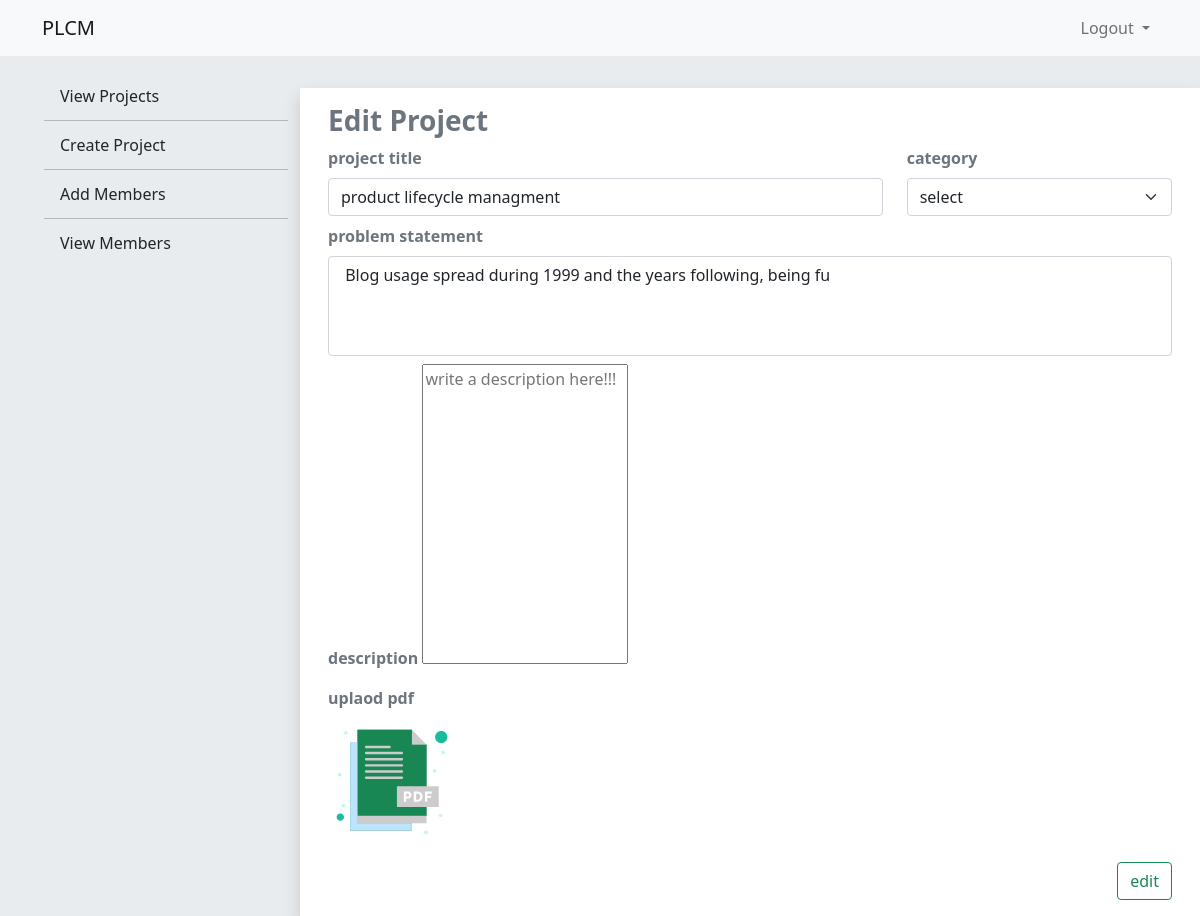
Page /admin/edit_detail.php?id=61 (signed in) on the committed database.
### tables this page shows
CREATE TABLE `projects` (
  `p_id` int(11) NOT NULL,
  `p_title` text NOT NULL,
  `p_category` text NOT NULL,
  `p_problem` text NOT NULL,
  `p_description` text NOT NULL,
  `file_path` text NOT NULL,
  `a_id` int(11) NOT NULL
);

### admin/edit_detail.php (the view, shortened to what this page needs)
<?php
include_once("connection/connection.php");
if(isset($_GET['id'])){
    $id=$_GET['id'];
    $query="select * from projects where p_id=".$id;
    $result=mysqli_query($conn,$query);
    $row=mysqli_fetch_assoc($result);
}
?>
<!doctype html>
<html lang="en">
  <head>
    <link href="https://cdn.jsdelivr.net/npm/bootstrap@5.1.3/dist/css/bootstrap.min.css" rel="stylesheet">
    <link rel='stylesheet' href='css/style.css'>
  </head>
  <body>
  <div class='container-fluid p-0 responsive'>
  <nav class="navbar navbar-expand-md navbar-light bg-light">
  <div class="container">
    <a class="navbar-brand" href="index.php">PLCM</a>
    <div class="collapse navbar-collapse" id="navbarSupportedContent">
      <ul class='navbar-nav'>
      <li class="nav-item dropdown">
          <a class="nav-link dropdown-toggle" href="#" id="navbarDropdown" role="button" data-bs-toggle="dropdown" aria-expanded="false">
            Logout
          </a>
        </li>
</ul>
    </div>
  </div>
</nav>
<section class='content bg'>
  <div class='row m-0 pt-md-4'>
  <div class='col-md-3 d-none d-md-block align-self-start'>
  <ul class='menu '>
  <li><a class="dropdown-item " href="index.php">View Projects</a></li>
            <li><hr class="dropdown-divider"></li>
            <li><a class="dropdown-item" href="create_project.php">Create Project</a></li>
            <li><hr class="dropdown-divider"></li>
            <li><a class="dropdown-item" href="add_member.php">Add Members</a></li>
            <li><hr class="dropdown-divider"></li>
            <li><a class="dropdown-item" href="view_member.php">View Members</a></li>
</ul>
</div>
<div class='col-md-9 align-self-start'>
    <form class='form mt-2 ' action='' method='post' enctype='multipart/form-data'  >
    <div class='row shadow bg-body p-3 '>
        <div class='col-12 text-muted h3 fw-bold'>
                Edit Project
          </div>
          <div class='col-md-8'>
              <label class='form-label text-muted fw-bold'>project title</label>
              <input type='text' class='form-control' value='<?php echo $row['p_title']; ?>' name='title' data-validate-field='title' placeholder='enter the project title'>
          </div>
          <div class='col-md-4'>
              <label class='form-label text-muted fw-bold'>category</label>
             <select  class='form-select' name='category' data-validate-field='category'>
               <option value='select'>select</option>
             </select>
          </div>
          <div class='col-12 mt-2'>
              <label class='form-label text-muted fw-bold'>problem statement</label>
              <textarea class='form-control' style='resize:none;height:100px;' placeholder='write a description here!!!' name='problem' data-validate-field='description'><?php echo$row['p_problem'];?></textarea>
           </div>
          <div class='col-12 mt-2'>
              <label class='form-label text-muted fw-bold'>description</label>
              <textarea id="mytextarea" style='resize:none;height:300px;' placeholder='write a description here!!!' name='description' data-validate-field='description'><?php echo base64_decode($row['p_description']);?></textarea>
           </div>
           <div class='col-12 mt-2'>
           <label class='form-label text-muted fw-bold'>uplaod pdf</label>
           <br>
           <label for='file' class='form-label'>
                </label>
           </div>
           <div class='col-12 mt-2 text-end'>
                         <button class='btn btn-outline-success ' name='edit'>edit</button>
                      </div>
    </div>
</form>
</div>
</div>
</section>
</div>
</body>
</html>

### admin/css/style.css (style rules this page uses)
.row , .col-md-5,.col-md-7 { height:100%; display:flex; justify-content: center; align-items: center; }
.bg { background-color:#e9ecef!important; }
.menu { list-style:none; }
.responsive { height:100vh; background-color:#e9ecef; }

### rows in the picture
projects: title "product lifecycle managment", problem "Blog usage spread during 1999 and the years following, being fu"
